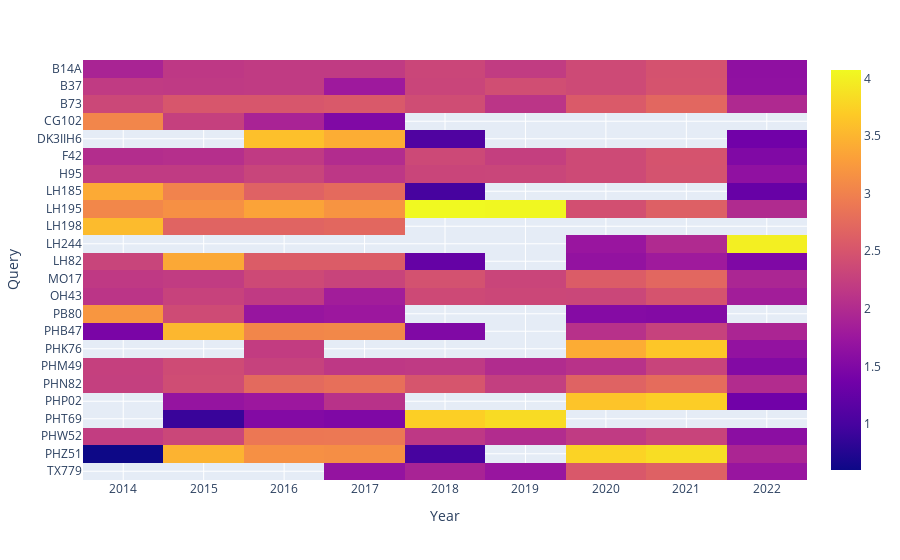

The notebook cell saved with this chart:
### Code cell
for e in [e for e in list(temp) if e not in ['Query', 'Year']]:
    temp[e] = np.log10(temp[e])
px.imshow(temp.drop('Query', axis=1),)

### Figure 1 — Plotly figure (JSON) as saved in the notebook; plotly's stock layout.template omitted (floating-point values rounded to 4 significant figures; data arrays with more than 128 entries replaced by an {"elided": "..."} marker saying what was removed)
{"data": [{"coloraxis": "coloraxis", "hovertemplate": "Year: %{x}<br>Query: %{y}<br>color: %{z}<extra></extra>", "name": "0", "type": "heatmap", "x": [2014, 2015, 2016, 2017, 2018, 2019, 2020, 2021, 2022], "xaxis": "x", "y": ["B14A", "B37", "B73", "CG102", "DK3IIH6", "F42", "H95", "LH185", "LH195", "LH198", "LH244", "LH82", "MO17", "OH43", "PB80", "PHB47", "PHK76", "PHM49", "PHN82", "PHP02", "PHT69", "PHW52", "PHZ51", "TX779"], "yaxis": "y", "z": {"elided": "24x9 float values"}}], "layout": {"coloraxis": {"colorscale": [[0, "#0d0887"], [0.1111, "#46039f"], [0.2222, "#7201a8"], [0.3333, "#9c179e"], [0.4444, "#bd3786"], [0.5556, "#d8576b"], [0.6667, "#ed7953"], [0.7778, "#fb9f3a"], [0.8889, "#fdca26"], [1, "#f0f921"]]}, "margin": {"t": 60}, "xaxis": {"anchor": "y", "constrain": "domain", "domain": [0, 1], "scaleanchor": "y", "title": {"text": "Year"}}, "yaxis": {"anchor": "x", "autorange": "reversed", "constrain": "domain", "domain": [0, 1], "title": {"text": "Query"}}}}
